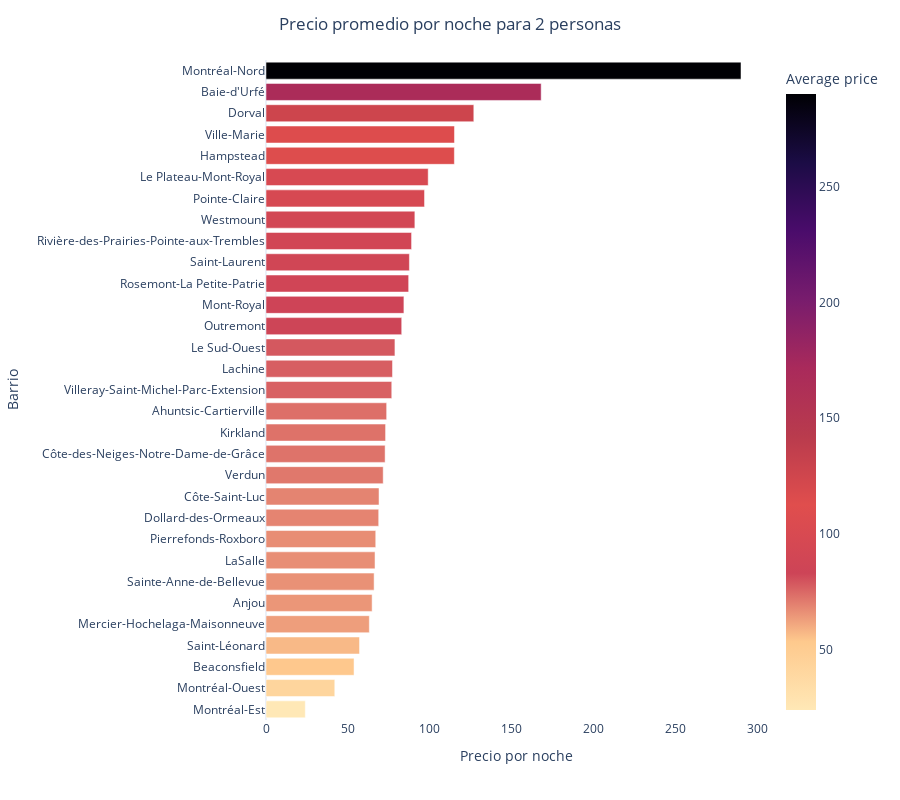

The notebook cell this image was saved under:
### Code cell
# Price VS Neghbourhood para 2 personas por noche

# Filtro el DataFrame para accommodates == 2
listings_accommodates_2 = listings1[listings1['accommodates'] == 2]

neigh_price = listings_accommodates_2.groupby('neighbourhood_cleansed')['price'].mean().sort_values(ascending=True)

custom_colors = ["#ffe8b6", "#fec98d", "#cd4457",
                 "#e04e4d", "#b93b4d", "#a92a5b",
                 "#781c6d", "#4a0c6b", "#1b0c45", "#000004"]

fig = px.bar(neigh_price,
             x=neigh_price.values,
             y=neigh_price.index,
             color=neigh_price.values,
             color_continuous_scale=custom_colors,
             text_auto=False,
             labels={'y': 'Neighbourhood', 'x': 'Average price/night', 'color': 'Average price/night'})

fig.update_layout(
    title='Precio promedio por noche para 2 personas',
    title_x=0.5,
    yaxis_title='Barrio',
    xaxis_title='Precio por noche',
    template='plotly_white',
    height=800,
    coloraxis_colorbar_title='Average price',
    xaxis=dict(showgrid=False),  
    yaxis=dict(showgrid=False))

fig.show()

### Figure 1 — Plotly figure (JSON) as saved in the notebook; plotly's stock layout.template omitted (floating-point values rounded to 4 significant figures)
{"data": [{"alignmentgroup": "True", "hovertemplate": "Average price/night=%{marker.color}<br>neighbourhood_cleansed=%{y}<extra></extra>", "legendgroup": "", "marker": {"color": [24, 42, 53.75, 57.1, 63.08, 64.79, 66, 66.56, 67, 68.8, 69, 71.55, 72.72, 73, 73.66, 76.78, 77.23, 78.71, 82.86, 84.2, 87.1, 87.55, 88.88, 90.89, 96.78, 99.02, 115, 115.1, 126.9, 168, 290], "coloraxis": "coloraxis", "pattern": {"shape": ""}}, "name": "", "offsetgroup": "", "orientation": "h", "showlegend": false, "textposition": "auto", "type": "bar", "x": [24, 42, 53.75, 57.1, 63.08, 64.79, 66, 66.56, 67, 68.8, 69, 71.55, 72.72, 73, 73.66, 76.78, 77.23, 78.71, 82.86, 84.2, 87.1, 87.55, 88.88, 90.89, 96.78, 99.02, 115, 115.1, 126.9, 168, 290], "xaxis": "x", "y": ["Montréal-Est", "Montréal-Ouest", "Beaconsfield", "Saint-Léonard", "Mercier-Hochelaga-Maisonneuve", "Anjou", "Sainte-Anne-de-Bellevue", "LaSalle", "Pierrefonds-Roxboro", "Dollard-des-Ormeaux", "Côte-Saint-Luc", "Verdun", "Côte-des-Neiges-Notre-Dame-de-Grâce", "Kirkland", "Ahuntsic-Cartierville", "Villeray-Saint-Michel-Parc-Extension", "Lachine", "Le Sud-Ouest", "Outremont", "Mont-Royal", "Rosemont-La Petite-Patrie", "Saint-Laurent", "Rivière-des-Prairies-Pointe-aux-Trembles", "Westmount", "Pointe-Claire", "Le Plateau-Mont-Royal", "Hampstead", "Ville-Marie", "Dorval", "Baie-d'Urfé", "Montréal-Nord"], "yaxis": "y"}], "layout": {"barmode": "relative", "coloraxis": {"colorbar": {"title": {"text": "Average price"}}, "colorscale": [[0, "#ffe8b6"], [0.1111, "#fec98d"], [0.2222, "#cd4457"], [0.3333, "#e04e4d"], [0.4444, "#b93b4d"], [0.5556, "#a92a5b"], [0.6667, "#781c6d"], [0.7778, "#4a0c6b"], [0.8889, "#1b0c45"], [1, "#000004"]]}, "height": 800, "legend": {"tracegroupgap": 0}, "margin": {"t": 60}, "title": {"text": "Precio promedio por noche para 2 personas", "x": 0.5}, "xaxis": {"anchor": "y", "domain": [0, 1], "showgrid": false, "title": {"text": "Precio por noche"}}, "yaxis": {"anchor": "x", "domain": [0, 1], "showgrid": false, "title": {"text": "Barrio"}}}}
